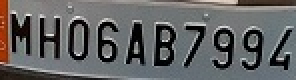
#> input picture w.jpg, 148 x 40 px (shown 2 times larger)
$ jupyter execute --allow-errors ai_powered_license_plate_detector.ipynb   (shell and % lines are left out)
#> lines starting #> are read from the running program, lines starting #| are printed output that depends on the picture; after the words box and inside, x2 and y2 are one past the last pixel; in counts of white or black regions, pixels touching at a corner belong together
#> further down, img is the input picture: shape (40, 148, 3); mean B, G, R 99.1, 99, 99
[cell 1]
import matplotlib.pyplot as plt

[cell 2]
import numpy as np
import cv2

# Match contours to license plate or character template
def find_contours(dimensions, img) :

    # Find all contours in the image
    cntrs, _ = cv2.findContours(img.copy(), cv2.RETR_TREE, cv2.CHAIN_APPROX_SIMPLE)

    # Retrieve potential dimensions
    lower_width = dimensions[0]
    upper_width = dimensions[1]
    lower_height = dimensions[2]
    upper_height = dimensions[3]

    # Check largest 5 or  15 contours for license plate or character respectively
    cntrs = sorted(cntrs, key=cv2.contourArea, reverse=True)[:15]

    ii = cv2.imread('contour.jpg')

    x_cntr_list = []
    target_contours = []
    img_res = []
    for cntr in cntrs :
        #detects contour in binary image and returns the coordinates of rectangle enclosing it
        intX, intY, intWidth, intHeight = cv2.boundingRect(cntr)

        #checking the dimensions of the contour to filter out the characters by contour's size
        if intWidth > lower_width and intWidth < upper_width and intHeight > lower_height and intHeight < upper_height :
            x_cntr_list.append(intX) #stores the x coordinate of the character's contour, to used later for indexing the contours

            char_copy = np.zeros((44,24))
            #extracting each character using the enclosing rectangle's coordinates.
            char = img[intY:intY+intHeight, intX:intX+intWidth]
            char = cv2.resize(char, (20, 40))

            cv2.rectangle(ii, (intX,intY), (intWidth+intX, intY+intHeight), (50,21,200), 2)
            plt.imshow(ii, cmap='gray')

#             Make result formatted for classification: invert colors
            char = cv2.subtract(255, char)

            # Resize the image to 24x44 with black border
            char_copy[2:42, 2:22] = char
            char_copy[0:2, :] = 0
            char_copy[:, 0:2] = 0
            char_copy[42:44, :] = 0
            char_copy[:, 22:24] = 0

            img_res.append(char_copy) #List that stores the character's binary image (unsorted)

    #Return characters on ascending order with respect to the x-coordinate (most-left character first)

    plt.show()
    #arbitrary function that stores sorted list of character indeces
    indices = sorted(range(len(x_cntr_list)), key=lambda k: x_cntr_list[k])
    img_res_copy = []
    for idx in indices:
        img_res_copy.append(img_res[idx])# stores character images according to their index
    img_res = np.array(img_res_copy)

    return img_res

[cell 3]
# Find characters in the resulting images
def segment_characters(image) :

    # Preprocess cropped license plate image
    img_lp = cv2.resize(image, (333, 75))
    img_gray_lp = cv2.cvtColor(img_lp, cv2.COLOR_BGR2GRAY)
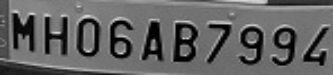
#> img_gray_lp: shape (75, 333); min 0, max 220, mean 98.9
    _, img_binary_lp = cv2.threshold(img_gray_lp, 200, 255, cv2.THRESH_BINARY+cv2.THRESH_OTSU)
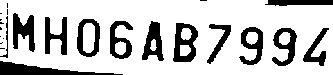
#> img_binary_lp: shape (75, 333); 77.4% white; 24 black regions (11 under 20 px), largest, box (x1, y1, x2, y2) and area: (0, 61, 123, 75) 748, (173, 23, 198, 62) 567, (13, 13, 35, 52) 513
    img_binary_lp = cv2.erode(img_binary_lp, (3,3))
#> img_binary_lp: shape (75, 333); 75.4% white; 21 black regions (8 under 20 px), largest, box (x1, y1, x2, y2) and area: (0, 61, 123, 75) 748, (173, 23, 198, 63) 617, (13, 13, 35, 53) 536
    img_binary_lp = cv2.dilate(img_binary_lp, (3,3))
#> img_binary_lp: shape (75, 333); 77.6% white; 21 black regions (8 under 20 px), largest, box (x1, y1, x2, y2) and area: (0, 62, 114, 75) 625, (173, 24, 198, 63) 567, (13, 14, 35, 53) 513

    plt.imshow(img_binary_lp)
    plt.show()
    print(img_binary_lp.shape)
#| (75, 333)

    LP_WIDTH = img_binary_lp.shape[0]
#> LP_WIDTH = 75
    LP_HEIGHT = img_binary_lp.shape[1]
#> LP_HEIGHT = 333

    # Make borders white
    img_binary_lp[0:3,:] = 255
    img_binary_lp[:,0:3] = 255
    img_binary_lp[72:75,:] = 255
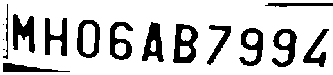
#> img_binary_lp: shape (75, 333); 79.8% white; 16 black regions (3 under 20 px), largest, box (x1, y1, x2, y2) and area: (173, 24, 198, 63) 567, (13, 14, 35, 53) 513, (142, 22, 164, 62) 481
    img_binary_lp[:,330:333] = 255
#> img_binary_lp: shape (75, 333); 79.9% white; 16 black regions (3 under 20 px)

    # Estimations of character contours sizes of cropped license plates
    dimensions = [LP_WIDTH/6,
                       LP_WIDTH/2,
                       LP_HEIGHT/10,
                       2*LP_HEIGHT/3]
#> dimensions = [12.5, 37.5, 33.3, 222]
    plt.imshow(img_binary_lp, cmap='gray')
    plt.show()
    cv2.imwrite('contour.jpg',img_binary_lp)

    # Get contours within cropped license plate
    char_list = find_contours(dimensions, img_binary_lp)
#> in find_contours, `cntrs, _ = cv2.findContours(img.copy(), cv2.RETR_TREE, cv2.CHAIN_APPRO..`: cntrs = 24 contours, 3 with area under 20; largest, box (x1, y1, x2, y2) and area: (0, 0, 333, 75) 24568, (172, 23, 199, 64) 834, (76, 19, 101, 59) 804, (271, 28, 298, 68) 640, (238, 27, 264, 67) 640
#> in find_contours, `cntrs = sorted(cntrs, key=cv2.contourArea, reverse=True)[:15]`: cntrs = 15 contours; largest, box (x1, y1, x2, y2) and area: (0, 0, 333, 75) 24568, (172, 23, 199, 64) 834, (76, 19, 101, 59) 804, (271, 28, 298, 68) 640, (238, 27, 264, 67) 640
#> the loop in find_contours, `for cntr in cntrs :` made 15 passes
#> (intX, intY, intWidth, intHeight) on passes 2 to 13: (172, 23, 27, 41), (76, 19, 25, 40), (271, 28, 27, 40), (238, 27, 26, 40), (109, 21, 25, 40), (141, 21, 24, 42), (12, 13, 24, 41), (44, 17, 24, 40), (302, 28, 28, 40), (2, 62, 69, 11), (206, 24, 26, 42), (83, 24, 12, 30)
#> (cntr, intX, intY, intWidth, intHeight) on pass 1: ([[0, 0], [0, 74], [332, 74], [332, 0]], 0, 0, 333, 75)
#> after the loop in find_contours, `for cntr in cntrs :`:
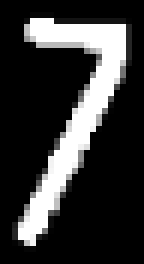
#> char_copy: shape (44, 24) float64 (shown 6 times larger); min 0, max 255, mean 54.3
#> after the loop in find_contours, `for cntr in cntrs :`:
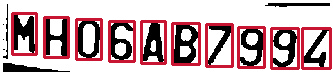
#> ii: shape (75, 333, 3); mean B, G, R 173.3, 168.8, 197
#> after the loop in find_contours, `for cntr in cntrs :`: img_res = 10 items; x_cntr_list = [172, 76, 271, 238, 109, 141, 12, 44, 302, 206]
#> in find_contours, `plt.show()`:
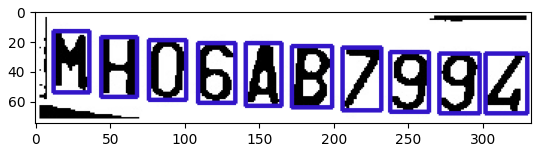
#> figure drawn by matplotlib, 1 panel; B, G, R data is drawn as R, G, B
#> in find_contours, `indices = sorted(range(len(x_cntr_list)), key=lambda k: x_cntr_list[k])`: indices = [6, 7, 1, 4, 5, 0, 9, 3, 2, 8]
#> the loop in find_contours, `for idx in indices:` made 10 passes
#> idx on passes 1, 2, 3, 6, 7, 8, 9, 10: 6, 7, 1, 0, 9, 3, 2, 8
#> after the loop in find_contours, `for idx in indices:`: img_res_copy = 10 items

    return char_list

[cell 4]
img = cv2.imread('w.jpg')
char = segment_characters(img)

[cell 5]
#import pytesseract
vis = char[0]
for i in range(1,10):
    vis = np.concatenate((vis,char[i]), axis=1)
    #char[i]=255-char[i]
    plt.imshow(vis,cmap="gray")
    print(char[i].shape)
    plt.axis('off')
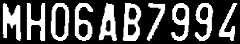
#> vis: shape (44, 240) float64; min 0, max 255, mean 82.7
    #text=pytesseract.image_to_string(char[i], config="-c tessedit_char_whitelist=0123456789ABCDEFGHIJKLMNOPQRSTUVXYZ --psm 6")
    #print(text)
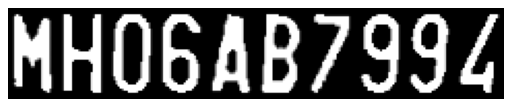
#> figure drawn by matplotlib, 1 panel

[cell 6]
vis=255-vis
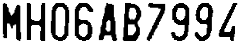
#> vis: shape (44, 240) float64; min 0, max 255, mean 172.3
plt.imshow(vis,cmap='gray')
plt.axis('off')
#> Out = (-0.5, 239.5, 43.5, -0.5)

### Model for characters

[cell 7]
import tensorflow as tf
tf.enable_eager_execution()
#> (this line was passed over: tensorflow is not available in this run)

[cell 8]
from tensorflow.keras.preprocessing.image import ImageDataGenerator
#> (the rest of this cell did not finish here and is left out)

[cell 9]
from tensorflow.keras.models import Sequential
from tensorflow.keras.layers import Dense, Flatten, MaxPooling2D, Dropout, Conv2D, BatchNormalization
from tensorflow.keras import optimizers

#> (a cell that did not finish here is left out)

[cell 11]
class stop_training_callback(tf.keras.callbacks.Callback):
  def on_epoch_end(self, epoch, logs={}):
    if(logs.get('val_acc') > 0.992):
      self.model.stop_training = True

[cell 12]
import datetime
log_dir="logs/fit/" + datetime.datetime.now().strftime("%Y%m%d-%H%M%S")
#> (the rest of this cell did not finish here and is left out)

[cell 13]
batch_size = 1
#> (the rest of this cell did not finish here and is left out)

#> (a cell that did not finish here is left out)

[cell 15]
# !kill 8400

[cell 16]
def fix_dimension(img):
  new_img = np.zeros((28,28,3))
  for i in range(3):
    new_img[:,:,i] = img
  return new_img

def show_results():
    dic = {}
    characters = '0123456789ABCDEFGHIJKLMNOPQRSTUVWXYZ'
    for i,c in enumerate(characters):
        dic[i] = c

    output = []
    for i,ch in enumerate(char): #iterating over the characters
        img_ = cv2.resize(ch, (28,28))
        img = fix_dimension(img_)
        img = img.reshape(1,28,28,3) #preparing image for the model
        y_ = model.predict_classes(img)[0] #predicting the class
        character = dic[y_] #
        output.append(character) #storing the result in a list
#> this loop made 1 pass
#> pass 1, in show_results, `img_ = cv2.resize(ch, (28,28))`:
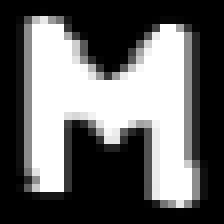
#> img_: shape (28, 28) float64 (shown 8 times larger); min 0, max 255, mean 100.6
#> after the loop, output = []

    plate_number = ''.join(output)

    return plate_number

#> (the rest of this cell did not finish here and is left out)
